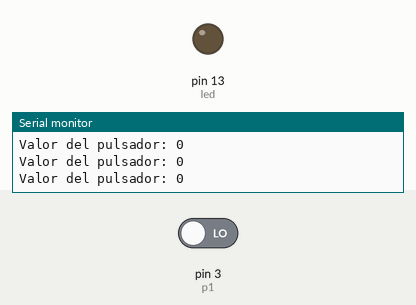
Simulated run of this sketch. Board: Arduino Uno, built with avr-gcc and run on an emulated ATmega328P. On the bench: output pins drawn as LEDs (lit = HIGH), the last lines printed to the serial monitor. The test bench sets the inputs (shaded band); at power-on: pin 3 (p1) LOW.

Above: at 1.8 s.
1.9 s: pin 3 (p1) driven HIGH
At 3.0 s:
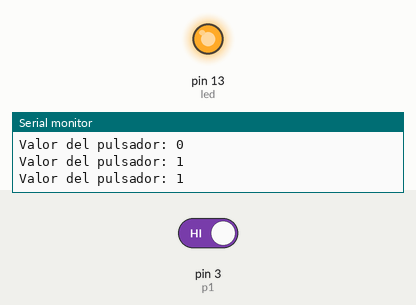
3.5 s: pin 3 (p1) driven LOW
At 4.2 s:
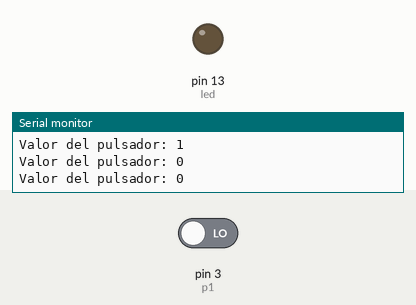
Timing chart, 0 to 6.5 s (numbered marks = the images above; inputs shaded):
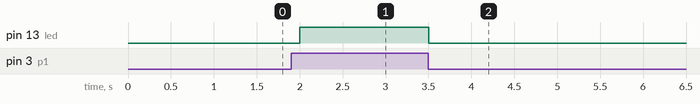

Measured:
- after the input at 1.9 s, pin 13 (led): LOW → HIGH after 0.10 s
- after the input at 3.5 s, pin 13 (led): HIGH → LOW at once

The sketch:

prueba-botones.ino
```cpp
int p1 = 3;
int led = 13;

void setup() {
  Serial.begin(9600);
  pinMode(p1, INPUT);
  pinMode(led, OUTPUT);
}

void loop() {
  int valor = digitalRead(p1);
  Serial.print("Valor del pulsador: ");
  Serial.println(valor);
  digitalWrite(led, valor);
  delay(500);
}
```
